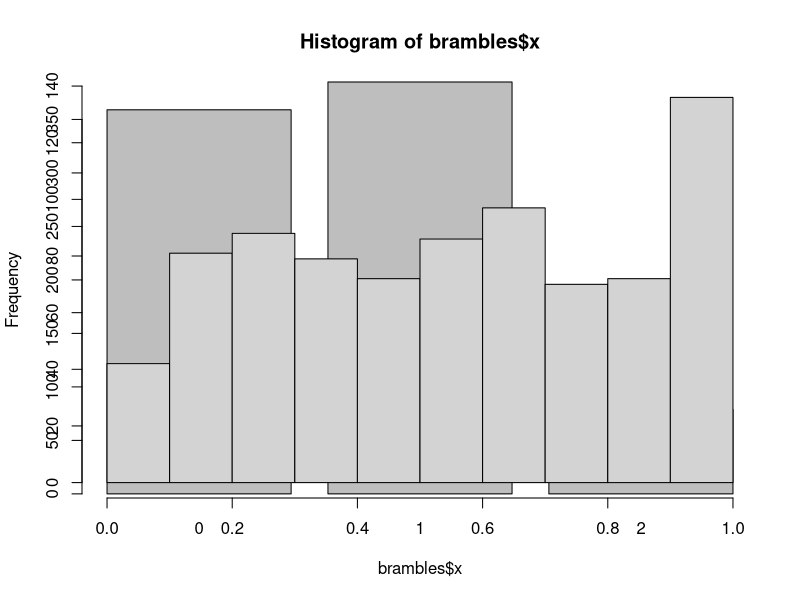
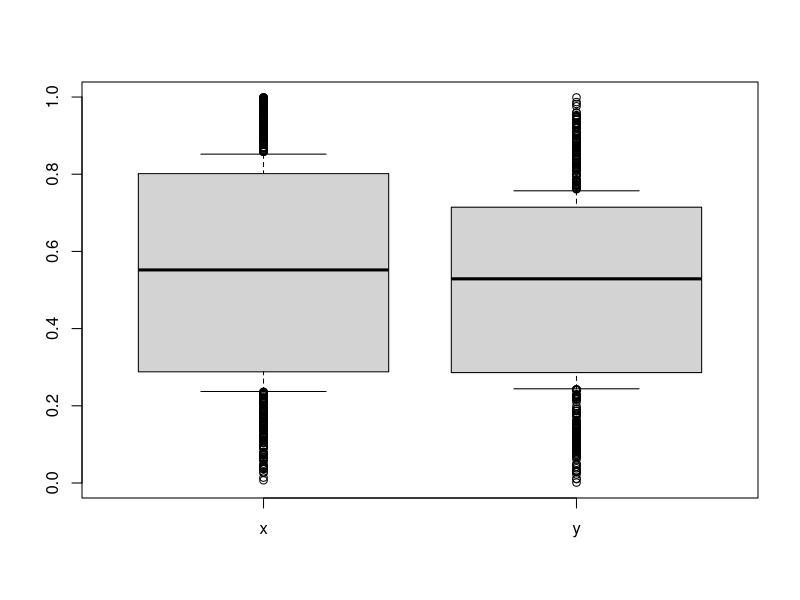
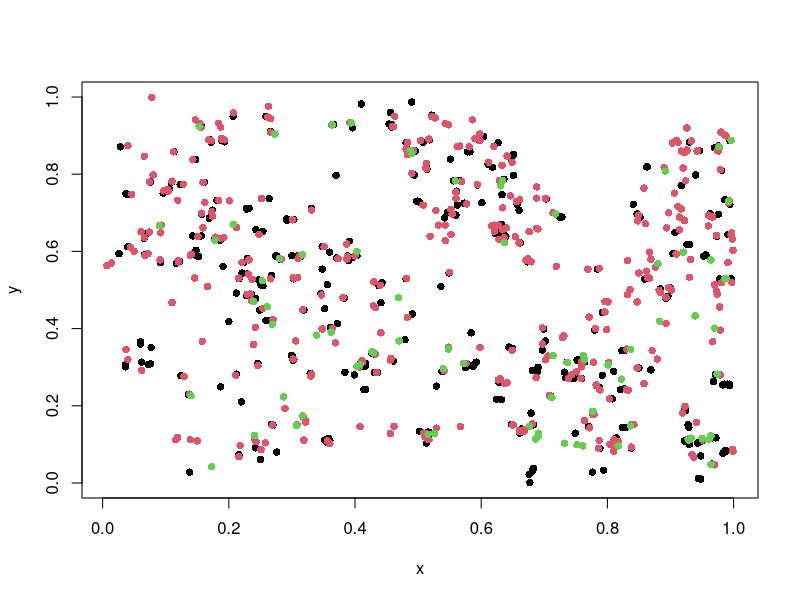
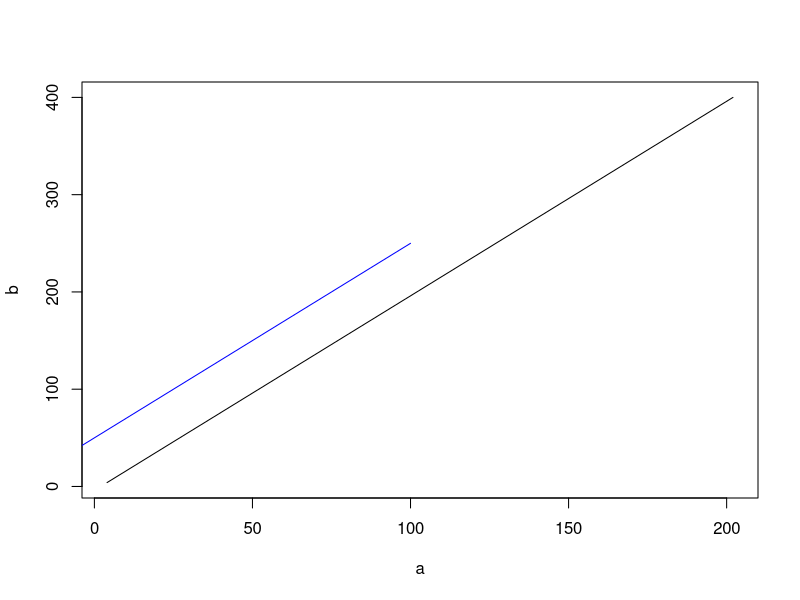
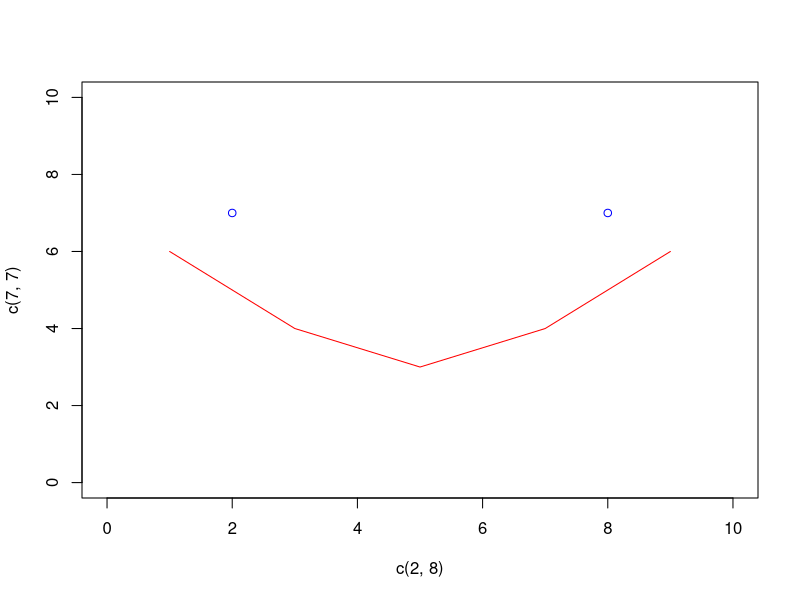
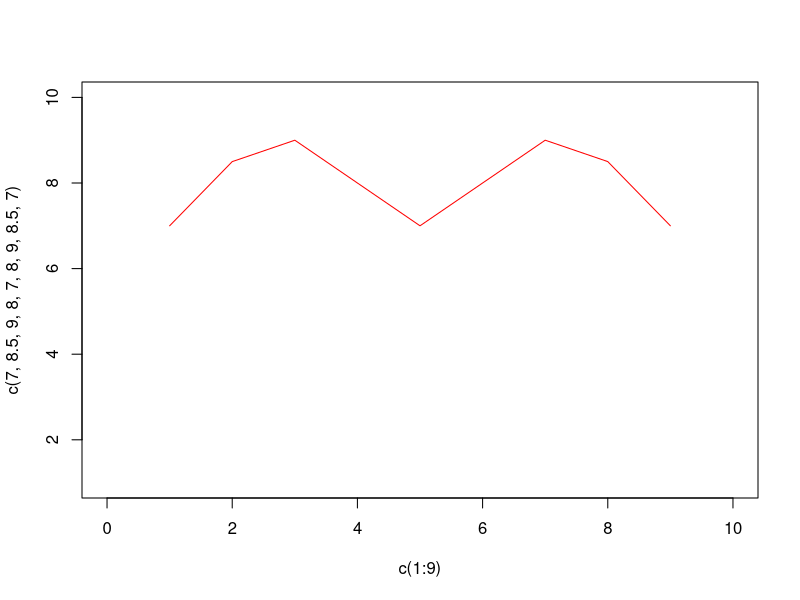
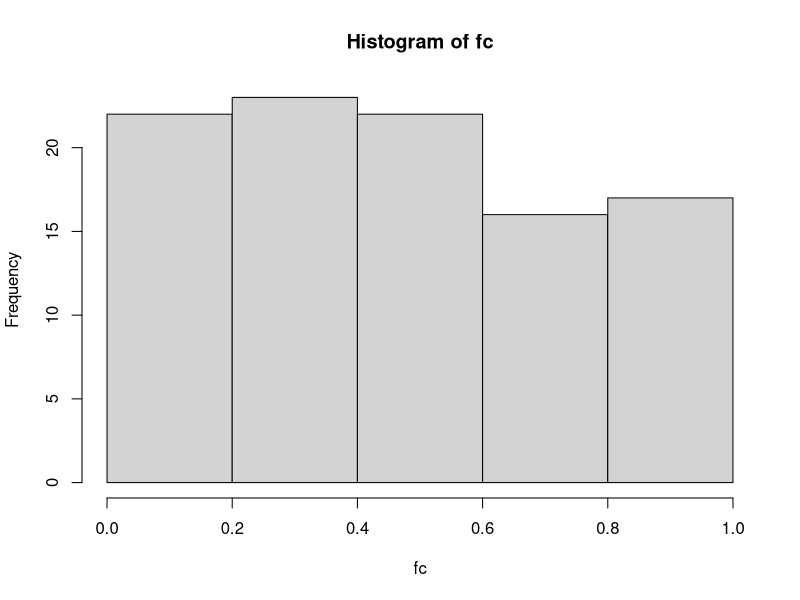
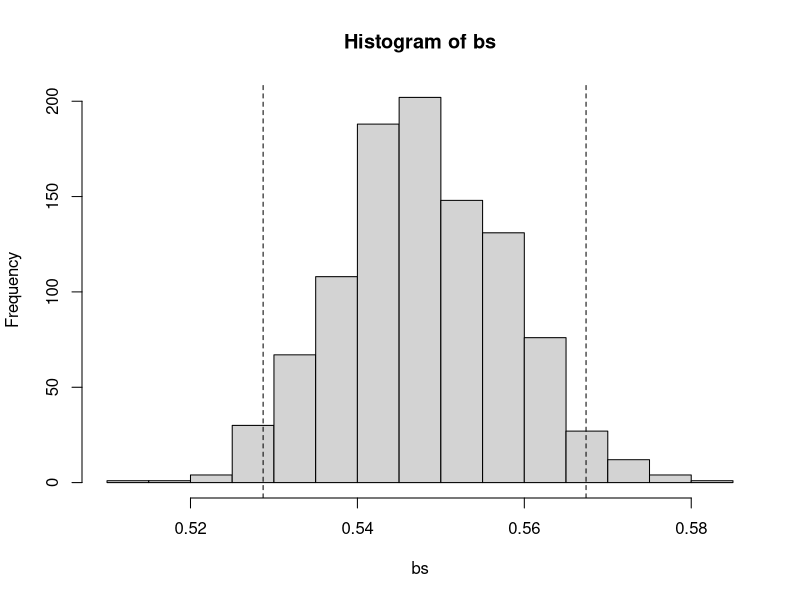

These figures' R source, in order: (Note: this script raises an error after producing the figures.)
library(boot)

boot::brambles
ages<- table(brambles$age)
barplot(ages)
par(new=T)
hist(brambles$x, breaks = 10)
boxplot(brambles[,c(1,2)], range = 0.1)
plot(y~x, data = brambles, col = factor(brambles$age), pch = 16)

a<- seq(from=4, to=202)
b<- seq(from=4, to=400, by=2)
plot(a,b, type = "l")
lines(a-102, b-150, col="blue")
?scale
?Sample

plot(x = c(2,8), y = c(7,7), xlim = c(0,10), ylim = c(0,10), col = "blue")
lines(c(6,4,3,4,6)~c(1,3,5,7,9), col = "red")
dev.off()
plot(x = c(1:9),
     y = c(7,8.5,9,8,7,8,9,8.5,7),
     xlim = c(0,10),
     col = "red",
     type = "l",ylim = c(1,10))
cc<-(1:50)**3
cc     
quantile(cc)
quantile(cc, probs = 0.5)
median(cc)
max(cc)

fc<-runif(n=100,min = 0,max = 1)
fc
hist(fc, breaks = 5)
mean(0:1)
bs<- replicate(n=1222, expr = mean(sample(brambles$x,replace = T)))
bs <- replicate(n = 999, expr = mean(sample(brambles$x,replace = TRUE)))
bs <- c(bs, mean(brambles$x))
confi <- quantile(bs,probs = c(0.025, 0.975))
hist(bs)
abline(v=confi, lty=2)
bs

options(stringsAsFactors = F)
getwd()
setwd("C:/Users/oyeda/Desktop/MODELLING_PHYSICAL_GEOGRAPHY/Practicals-20171105")
list.files("sentence")

paths<- list.files("sentence", full.names = T)
paths
str(paths)
words <- lapply(paths, FUN = read.csv)
words
head(words)
rbind(words[[1]], words[[2]], words[[3]])


words<- do.call(what = rbind, args = words) #combine data frames to one
words[,2]

str(words)
words <- words[order(words$wordno),]
words
cat(words $word)
write.csv(words, file = "words.csv", row.names = FALSE)

if(NROW(brambles) < 10){
  cat("The dataset is small")
} else {
  cat("The dataset is large")
}
?cat


for(i in 1:6) {
  cat(" Round", i)
}

for(i in 1:6) {
  print(paste("Round ",i))
}


names <- c("Juha", "Konsta", "Annina", "Miska")
for(nimi in names){
  print(paste0(nimi, ", step forward!"))
}

for(i in names){
  if(i %in% c("Konsta", "Juha")){
    print("There you are teacher!")
  } else {
    print("You are not the teacher today!")
  }
}


for(i in names){
  if(i == "Konsta"){
    next # skips this iteration
  } else if(i == "Juha"){
    7
    print("There you are Juha!")
  } else if(i == "Annina") {
    print("There you are Annina!")
    break
  } else {
    print("Hello professor!")
  }
}


## Create the container: a numeric vector with length equaling
## the number of operations we need to conduct.
## Here we calculate the mean for each column of brambles
result <- numeric(NCOL(brambles))
#result <- brambles[1,]
#result <- c()
for(i in 1:NCOL(brambles)){
  result[i] <- mean(brambles[,i])
}
result

sapply(brambles,mean)

colMeans(brambles)
